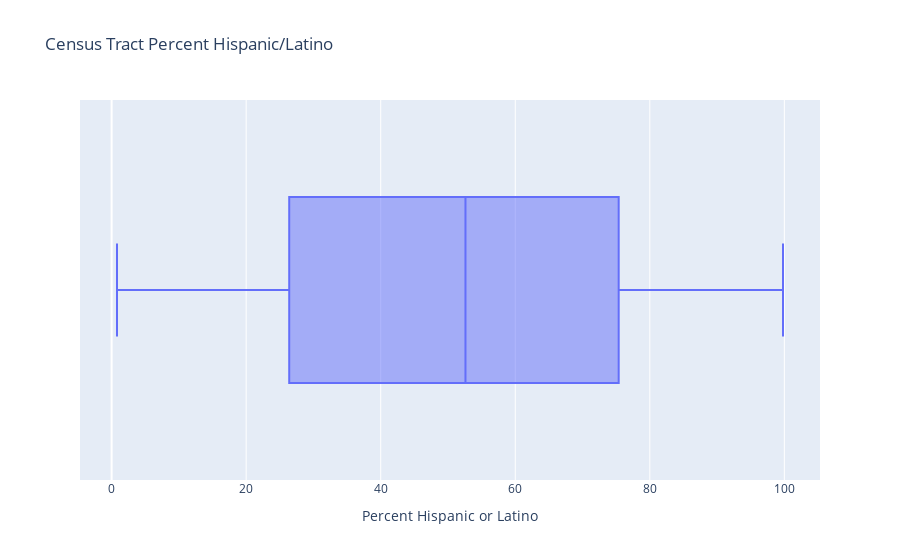

Notebook code for this chart:
### Markdown cell above
# Look at distribution of hispanic because in LA, most SNAP participants are Hispanic

### Code cell
px.box(data_frame = df
       ,x = 'Percent Hispanic or Latino', title='Census Tract Percent Hispanic/Latino'
       )

### Figure 1 — Plotly figure (JSON) as saved in the notebook; plotly's stock layout.template omitted (floating-point values rounded to 4 significant figures; data arrays with more than 128 entries replaced by an {"elided": "..."} marker saying what was removed)
{"data": [{"alignmentgroup": "True", "hovertemplate": "Percent Hispanic or Latino=%{x}<extra></extra>", "legendgroup": "", "marker": {"color": "#636efa"}, "name": "", "notched": false, "offsetgroup": "", "orientation": "h", "showlegend": false, "type": "box", "x": {"elided": "1587 float values"}, "x0": " ", "xaxis": "x", "y0": " ", "yaxis": "y"}], "layout": {"autosize": true, "boxmode": "group", "legend": {"tracegroupgap": 0}, "title": {"text": "Census Tract Percent Hispanic/Latino"}, "xaxis": {"anchor": "y", "autorange": true, "domain": [0, 1], "range": [-4.7, 105.3], "title": {"text": "Percent Hispanic or Latino"}, "type": "linear"}, "yaxis": {"anchor": "x", "autorange": true, "domain": [0, 1], "range": [-0.5, 0.5], "type": "category"}}}
